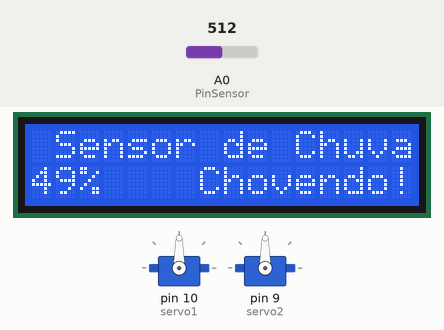
The sketch below on a simulated Arduino Uno, built with avr-gcc and run on an emulated ATmega328P. Parts: 16×2 character LCD, 2 × servo. The inputs (shaded band) are chosen by the test bench; at power-on: A0 (PinSensor) = 512.

Above: at 1.2 s.
1.3 s: A0 (PinSensor) set to 806
At 2.8 s:
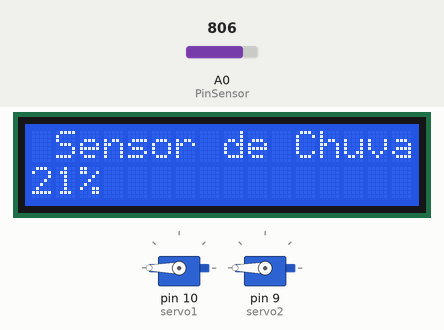
5.6 s: A0 (PinSensor) set to 835
At 8.2 s:
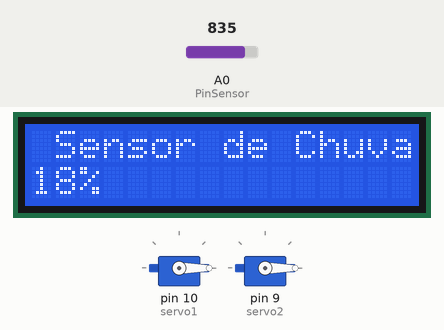
8.6 s: A0 (PinSensor) set to 903
At 9.9 s:
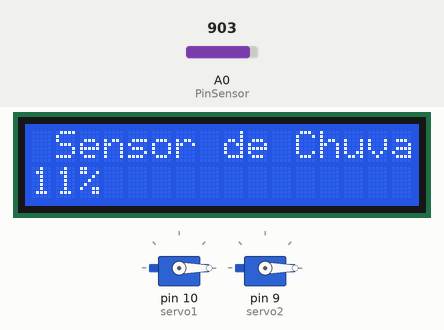
11.3 s: A0 (PinSensor) set to 931
At 13.5 s:
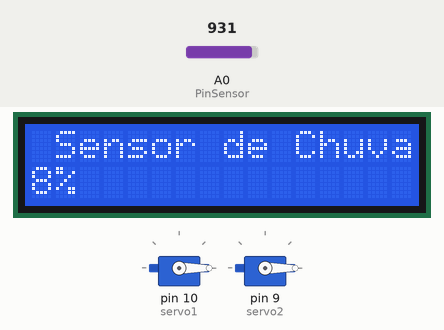
14.0 s: A0 (PinSensor) set to 716
At 16.1 s:
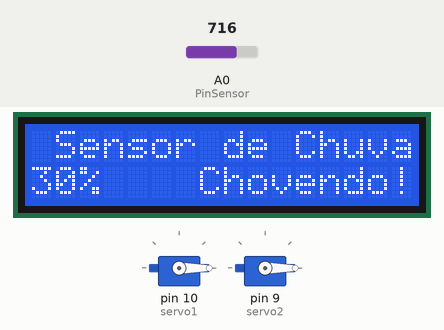
Timing chart, 0 to 17.9 s (numbered marks = the images above; inputs shaded):
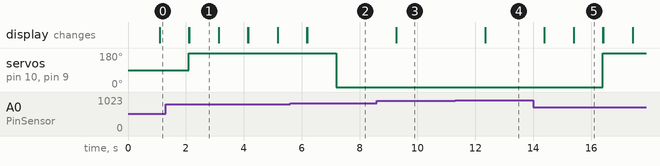

Measured:
- the behaviour switches between 818 and 819 on A0 (PinSensor) (found by bisection; images 1 and 2)
- the behaviour switches between 920 and 921 on A0 (PinSensor) (found by bisection; images 3 and 4)
- after the input at 5.6 s, servo on pin 10 (servo1), servo on pin 9 (servo2): 180° → 0° after 1.6 s
- after the input at 8.6 s, the display: changes after 0.67 s (image 3)
- after the input at 11.3 s, the display: changes after 1.0 s (image 4)
- after the input at 14.0 s, servo on pin 10 (servo1), servo on pin 9 (servo2): 0° → 180° after 2.4 s; the display: first changes after 0.38 s (image 5 shows a later state)
- what the display in image 1 shows lasts 1.0 s, from 2.1 s to 3.1 s

The sketch:

sensordechuva.ino
```cpp
#include <Servo.h>
#include <LiquidCrystal_I2C.h>

/*display*/
#define endereco 0x27
#define colunas 16
#define linhas 2
LiquidCrystal_I2C lcd(endereco, colunas, linhas);

/*sensor de chuva*/
int PinSensor = 0;
int Porcentagem = 0;
int chuva; //variavel do sensor

/*servomotores*/
Servo servo1, servo2;
int posicaoInicial = 0;
int posicaoAcionada = 180;

#define UM_SEGUNDO 1000

void setup() {
  lcd.init(); //inicia a comunicação com o display
  servo1.attach(10); //servomotor na porta 10
  servo2.attach(9); //servomotor na porta 9
}

void loop() {
  chuva = analogRead(PinSensor);
  Porcentagem = map(chuva, 1023, 0, 0, 100);

  lcd.setBacklight(HIGH); //liga a iluminação do display

  lcd.setCursor(1, 0);
  lcd.println("Sensor de Chuva");

  lcd.setCursor(0, 1);
  lcd.print(Porcentagem);
  lcd.println("%");

  delay(UM_SEGUNDO);

  if (Porcentagem >= 20) {
    /*display*/
    lcd.setCursor(7, 1);
    lcd.println("Chovendo!");
    delay(1000);
    lcd.clear();

    /*servo*/
    servo1.write(posicaoAcionada);//Janela 1
    servo2.write(posicaoAcionada);//Janela 2
  } else {
    servo1.write(posicaoInicial);//Janela 1
    servo2.write(posicaoInicial);//Janela 2
  }
}
```
